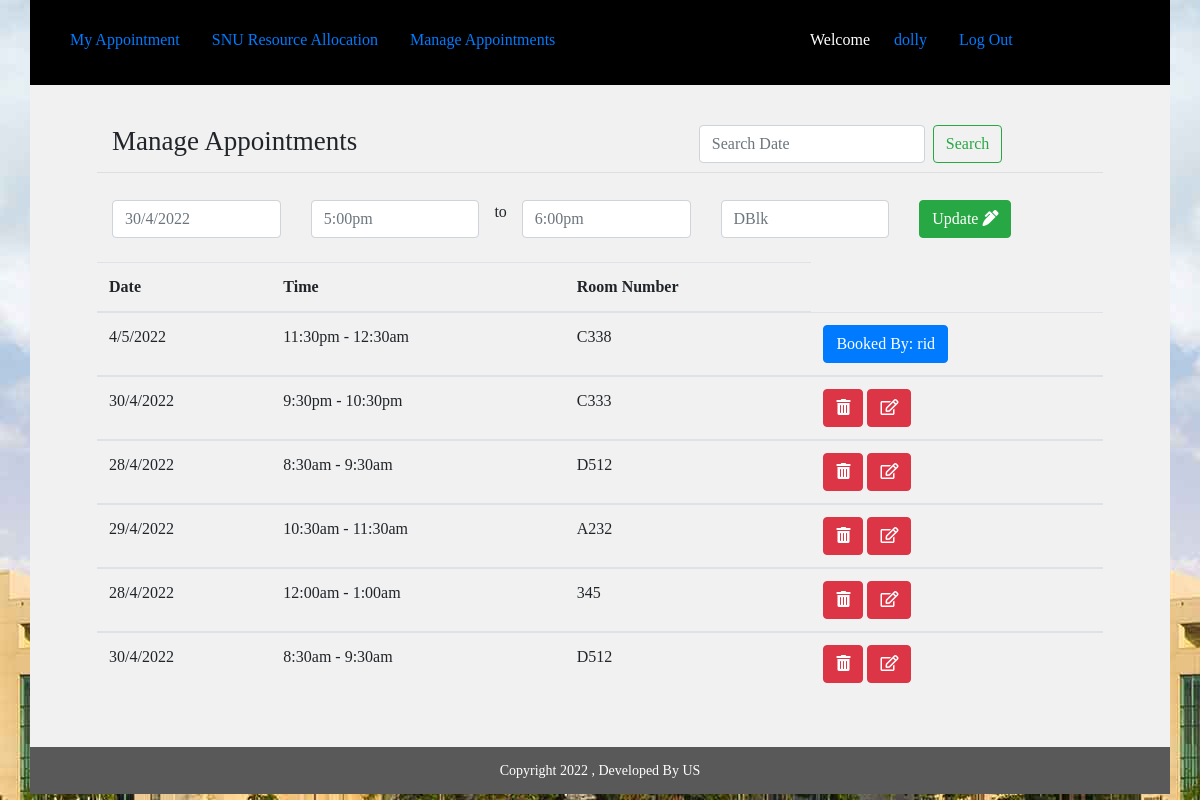
The app's page /teacher/create_appointment/update/34/ (signed in) with its own data.
### teacher/models.py (models this page shows, shortened)
class Appointment(models.Model):
	user=models.ForeignKey(settings.AUTH_USER_MODEL,blank=True, null=True,on_delete=models.DO_NOTHING)
	date=models.CharField(max_length=50)
	time_start=models.CharField(max_length=50)
	time_end=models.CharField(max_length=50)
	room_number=models.CharField(max_length=50)
	appointment_with=models.CharField(max_length=50,blank=True)
	update_time=models.DateField(auto_now=True, auto_now_add=False)
	frist_time=models.DateField(auto_now=False, auto_now_add=True)

### teacher/views.py (the view)
# urls.py: path('create_appointment/update/<int:id>/', teacher_appointment_update,name='teacher_appointment_update'),
def teacher_appointment_update(request,id):
	group_name=Group.objects.all().filter(user = request.user)# get logget user grouped name
	group_name=str(group_name[0]) # convert to string
	if "Teacher" == group_name:
		user_name=request.user.get_username()#Getting Username
		appointment_list = Appointment.objects.all().order_by("-id").filter(user=request.user)
		q=request.GET.get("q") #search start
		if q:
			appointment_list=appointment_list.filter(date__icontains=q)
		else:
			appointment_list = appointment_list #search end
		single_appointment	= Appointment.objects.get(id=id)
		form = AppointmentForm(request.POST or None, instance=single_appointment)
		if form.is_valid():
			    saving=form.save(commit=False)
			    saving.user=request.user
			    saving.save()
			    messages.success(request, 'Post Created Sucessfully')
			    return redirect('http://127.0.0.1:8000/teacher/create_appointment/')
		appointments= {
		    "query": appointment_list,
		    "user_name":user_name,
		    "form":form,
		}
		return render(request, 'teacher_appointment_update.html', appointments )
	else:
		return redirect('http://127.0.0.1:8000/')

### teacher/forms.py
class AppointmentForm(forms.ModelForm):
	class Meta:
		model=Appointment
		fields=[
		    "date",
		    "time_start",
		    "time_end",
		    "room_number",
		    "appointment_with"
		]

### templates/teacher_appointment_update.html (shortened to what this page needs)
{% extends 'common_teacher.html' %}
{% block common_teacher %}
   <div class="student">
           <div class="container">
          <div class="row min-height">
              <div class="col-sm-12">
                            <div class="row main_boder">
                                <div class="col-sm-7">
                                     <h3 class="appointmnet_list">Manage Appointments</h3>
                                </div>
                                <div class="col-sm-5">
                                      <form class="form-inline my-2 my-lg-0" method="GET" action="">
                                          <input class="form-control mr-sm-2" type="text" name="q" placeholder="Search Date" placeholder="Search With Name" aria-label="Search">
                                          <button class="btn btn-outline-success my-2 my-sm-0" type="submit" value="Search">Search</button>
                                       </form>
                                </div>
                            </div>
                          <form method="POST" action="">{% csrf_token %}
                               <div class="row" id="datepairExample">
                                  <div class="col">
                                    <input type="text" class="form-control date start"  name="{{form.date.name}}" required id="id_{{form.date.name}}" placeholder="{{form.date.value}}">
                                  </div>
                                  <div class="col">
                                    <input type="text" class="form-control time start" name="{{form.time_start.name}}" required id="id_{{form.time_start.name}}" required placeholder="{{form.time_start.value}}">
                                  </div> to
                                  <div class="col">
                                    <input type="text" class="form-control time end" name="{{form.time_end.name}}" required id="id_{{form.time_end.name}}" required placeholder="{{form.time_end.value}}">
                                  </div>
                                  <div class="col">
                                    <input type="text" class="form-control" name="{{form.room_number.name}}" required id="id_{{form.room_number.name}}" required placeholder="{{form.room_number.value}}">
                                  </div>
                                  <div class="col">
                                    <button type="submit" class="btn btn-success">Update <i class="fas fa-pen-alt"></i></button>
                                  </div>
                                </div>
                             </form>
                             <br>
      </div>
                             <table class="table">
                                       <thead>
                                        <tr>
                                          <th scope="col">Date</th>
                                          <th scope="col">Time</th>
                                          <th scope="col">Room Number</th>
                                        </tr>
                                      </thead>{% for appoint in query %}
                                      {% if appoint.appointment_with != '' %}
                                      <tbody>
                                        <tr>
                                          <td>{{appoint.date}}</td>
                                          <td>{{appoint.time_start}} - {{appoint.time_end}}</td>
                                          <td>{{appoint.room_number}}</td>
                                          <td><button title="Already booked, Not editable" type="button" class="btn btn-primary">Booked By: {{appoint.appointment_with}}</button></td>
                                        </tr>
                                      </tbody>{% endif %}
                                      {% if appoint.appointment_with == '' %}
                                      <tbody>
                                        <tr>
                                          <td>{{appoint.date}}</td>
                                          <td>{{appoint.time_start}} - {{appoint.time_end}}</td>
                                          <td>{{appoint.room_number}}</td>
                                          <td><a href='{% url "appointment_delete" id=appoint.id %}'><button type="submit" class="btn btn-danger"><i class="fas fa-trash-alt"></i></button></a> <a href='{% url "teacher_appointment_update" id=appoint.id %}'><button type="submit" class="btn btn-danger"><i class="far fa-edit"></i></button></a></td>
                                        </tr>
                                      </tbody>{% endif %}
                                      {% endfor %}
                              </table>
              </div>
          </div>
      </div>
      <div class="footer">
           <div class="container">
          <div class="row">
              <div class="col-sm-12">
                             Copyright 2022 , Developed By US
              </div>
          </div>
      </div>
      </div>
{% endblock common_teacher %}

### templates/common_teacher.html
{% extends 'common.html' %}
{% block body %}
   <div class="container ">
   	<div class="row studnet_nav">
   	             <div class="col-sm-8">
						     <ul class="nav nav-pills">
								  <li class="nav-item">
								    <a class="nav-link" href='{% url "teacher_home"%}'>My Appointment</a>
								  </li>
								  <li class="nav-item">
								    <a class="nav-link" href='{% url "logout"%}'>SNU Resource Allocation</a>
								  </li>
								  <li class="nav-item">
								    <a class="nav-link" href='{% url "teacher_appointment_list"%}'>Manage Appointments</a>
								  </li>
							  </ul>
                  </div>
                 <div class="col-sm-4">
					     <ul class="nav nav-pills">
							  <li class="nav-item">
							    <p>Welcome </p>
							  </li>
							  <li class="nav-item">
							    <a class="nav-link" href="#">{{user_name}}</a>
							  </li>
							  <li class="nav-item">
							    <a class="nav-link" href='{% url "logout"%}'>Log Out</a>
							  </li>
						  </ul>
	       		 </div>
	  </div>
    </div>
    {% block common_teacher %}
    {% endblock common_teacher %}
{% endblock %}

### static/css/style.css (style rules this page uses)
.login { height: 723px; background: url(image/background.jpg); }
.row.studnet_nav { background: hsl(0, 0%, 16%); PADDING: 5PX; }
.row.studnet_nav { background: black; color: white; padding: 9px; padding-top: 20px; }
h3.appointmnet_list { padding: 19px 0px 10px 0px; font-weight: normal; font-size: 27px; }
.student .row { background: #f1f1f1; }
body { font-family: cursive;!important }
.footer .row { background: #595959; text-align: center; font-size: 14px; color: white; padding: 13px; }
li.nav-item p { padding: 8px; }
h3.appointmnet_list { padding: 19px 0px 6px 0px; margin-bottom: 27px; font-weight: normal; font-size: 27px; }
.min-height h3.appointmnet_list { padding: 0px 0px 6px 0px; margin-bottom: 9px; font-weight: normal; font-size: 27px; }
.row.min-height { background: #f1f1f1; padding: 20px 67px 36px 67px; }
.row.main_boder { margin-bottom: 27px; border-bottom: 1px solid #00000014; }
.row.min-height { background: #f1f1f1; padding: 40px 67px 36px 67px; min-height: 591px; }
.main_boder { border-bottom: 1px solid #00000014; }

### records on screen
Appointment: date "30/4/2022", time_start "5:00pm", time_end "6:00pm", room_number "DBlk"
Appointment: date "4/5/2022", time_start "11:30pm", time_end "12:30am", room_number "C338", appointment_with "rid"
Appointment: date "30/4/2022", time_start "9:30pm", time_end "10:30pm", room_number "C333"
Appointment: date "28/4/2022", time_start "8:30am", time_end "9:30am", room_number "D512"
Appointment: date "29/4/2022", time_start "10:30am", time_end "11:30am", room_number "A232"
Appointment: date "28/4/2022", time_start "12:00am", time_end "1:00am", room_number "345"
Appointment: date "30/4/2022", time_start "8:30am", time_end "9:30am", room_number "D512"

### other values on screen
{{ user_name }} "dolly"
